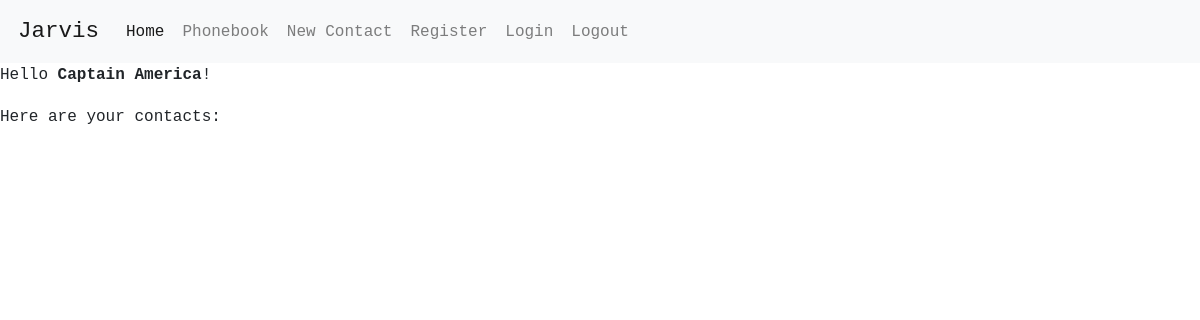
/phonebook.html (signed in), run on an earlier commit of the app's database.
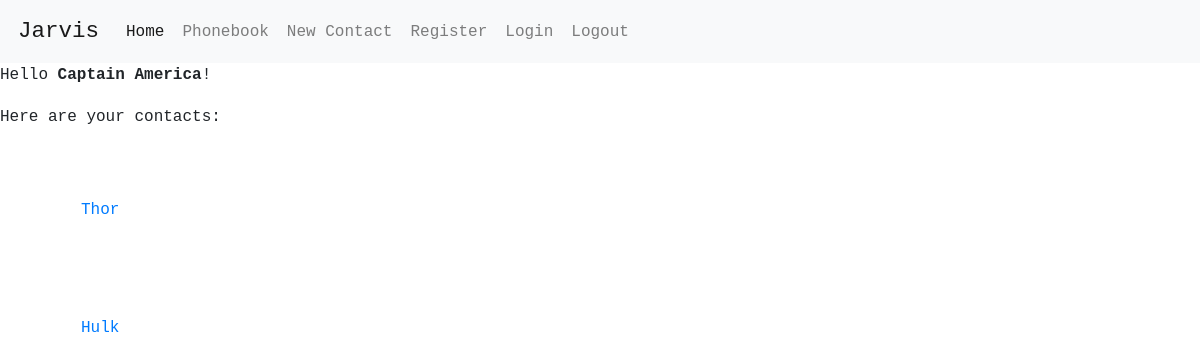
And on a later commit of the database.
### avengers_phonebook/models.py (models this page shows, shortened)
class User(db.Model, UserMixin):
    id = db.Column(db.Integer, primary_key = True)
    username = db.Column(db.String(150), nullable = True, unique = True, default="")
    email = db.Column(db.String(150), nullable = True, unique = True, default="")
    password = db.Column(db.String(256), nullable = True, default="")

class AvengerNum(db.Model):
    id = db.Column(db.Integer, primary_key = True)
    avenger_name = db.Column(db.String(200))
    phone_num = db.Column(db.String(10))
    date_created = db.Column(db.DateTime, nullable = False, default = datetime.utcnow)
    user_id = db.Column(db.Integer, db.ForeignKey('user.id'), nullable = False)

### avengers_phonebook/routes.py (the view)
@app.route('/phonebook.html')
def phonebook():
    nums = AvengerNum.query.all()
    return render_template('phonebook.html', nums = nums)

### avengers_phonebook/models.py (called while the page is built)
@login.user_loader
def load_user(user_id):
    return User.query.get(int(user_id))

### avengers_phonebook/templates/phonebook.html (shortened to what this page needs)
{% extends 'base.html' %}
{% block content %}
{% if current_user.is_authenticated %}
<p>Hello <b>{{ current_user.username }}</b>!</p>
<p>Here are your contacts:</p>
{% for num in nums %}
    <div class="container">
        <h3>
            <a href="{{ url_for('num_detail', num_id = num.id) }}">{{ num.avenger_name }}</a>
        </h3>
    </div>
{% endfor %}
{% else %}
<h2>Sorry, you gotta log-in first :)</h2>
{% endif %}
{% endblock content %}

### avengers_phonebook/templates/base.html (shortened to what this page needs)
<!DOCTYPE html>
<html lang="en">
<head>
<link rel="stylesheet" href="https://cdnjs.cloudflare.com/ajax/libs/twitter-bootstrap/4.5.0/css/bootstrap.min.css">
<link rel="stylesheet" href="https://cdnjs.cloudflare.com/ajax/libs/font-awesome/5.13.0/css/all.min.css">
<link rel="stylesheet" href="../static/css/main.css">
</head>
<body>
    {% include 'nav.html' %}
    {% block content %}
    {% endblock content %}
</body>
</html>

### avengers_phonebook/templates/nav.html (shortened to what this page needs)
<nav class="navbar navbar-expand-lg navbar-light bg-light">
    <a class="navbar-brand" href="{{ url_for('home') }}">Jarvis</a>
    <div class="collapse navbar-collapse" id="navbarNav">
      <ul class="navbar-nav">
        <li class="nav-item active">
          <a class="nav-link" href="{{ url_for('home') }}">Home <span class="sr-only">(current)</span></a>
        </li>
        <li class="nav-item">
          <a class="nav-link" href="{{ url_for('phonebook') }}">Phonebook</a>
        </li>
        <li class="nav-item">
          <a class="nav-link" href="{{ url_for('submitnum') }}">New Contact</a>
        </li>
        <li class="nav-item">
          <a class="nav-link" href="{{ url_for('register') }}">Register</a>
        </li>
        <li class="nav-item">
          <a class="nav-link" href="{{ url_for('login') }}">Login</a>
        </li>
        <li class="nav-item">
          <a class="nav-link" href="{{ url_for('logout') }}">Logout</a>
        </li>
      </ul>
    </div>
  </nav>

### avengers_phonebook/static/css/main.css (style rules this page uses)
* { font-family: monospace; font-size: large; }
h3 { margin-left: 3vw; margin-bottom: 5vh; padding-top: 5vh; }

What changed in the data, as far as the page shows it:
added AvengerNum: avenger_name "Thor"
added AvengerNum: avenger_name "Hulk"
